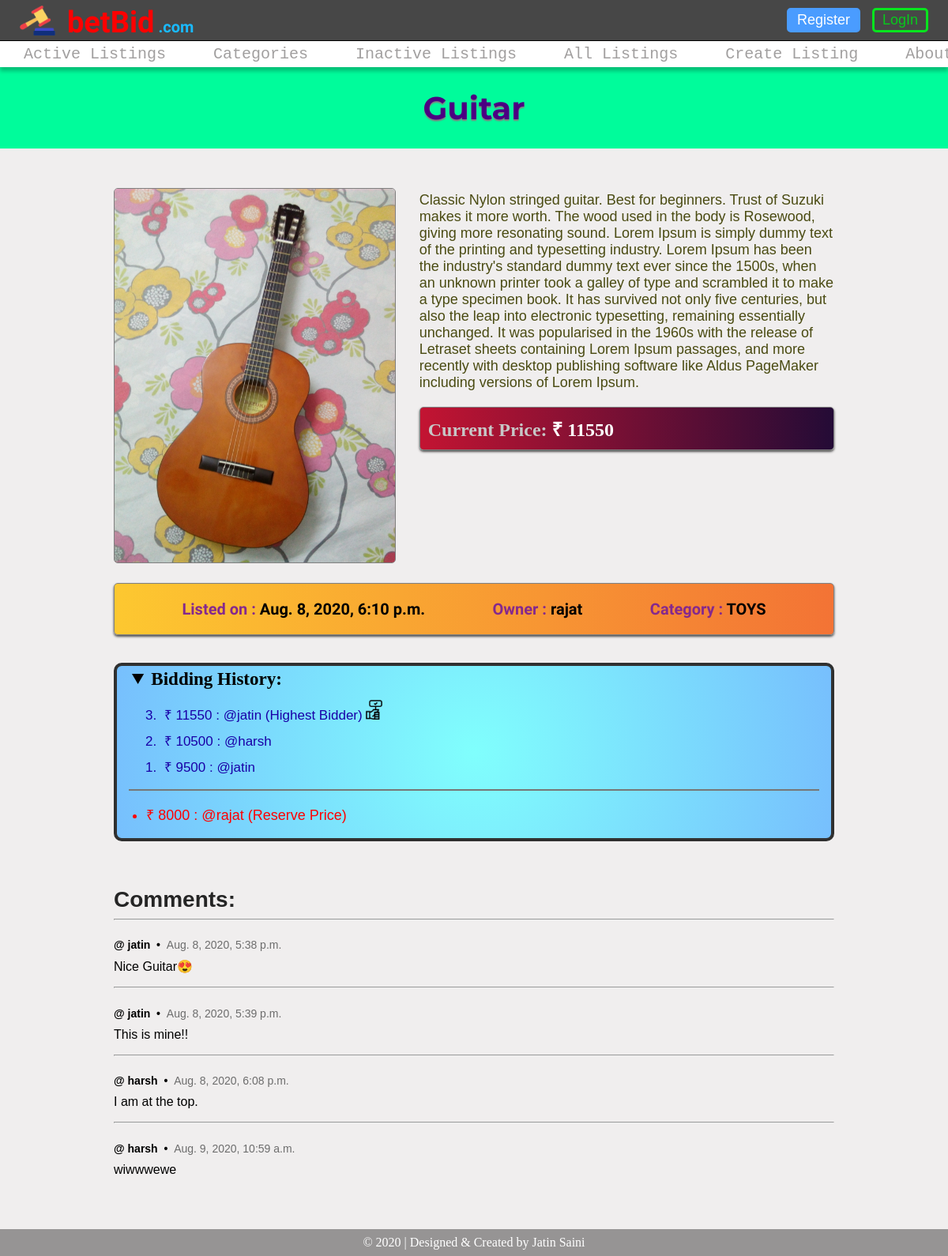
Screenshot of /item/3 with the database file from the repository.
### auctions/models.py (models this page shows, shortened)
class ListItem(models.Model):
    CATEGORIES = [
        ('Fashion', 'Fashion'),
        ('Toys', 'Toys'),
        ('Electronics', 'Electronics'),
        ('Motor Vehicles', 'Motor Vehicles'),
        ('Furniture', 'Furniture'),
        ('Property', 'Property'),
        ('NONE', 'NONE')
    ]
    active = models.BooleanField()
    title = models.CharField(max_length=50)
    description = models.TextField(max_length=1000)
    reserve_price = models.PositiveIntegerField()
    current_price = models.PositiveIntegerField()
    image = models.ImageField(blank=True, null=True, upload_to = '%Y/%m/%d/')
    category = models.CharField(max_length=50, choices=CATEGORIES, default='NONE')
    creator = models.CharField(max_length=50)
    date = models.DateTimeField(auto_now=True)

class Bid(models.Model):
    bidder = models.ForeignKey(User, on_delete=models.CASCADE, related_name="person")              #one-to-many relationship
    item = models.ForeignKey(ListItem, on_delete=models.CASCADE, related_name="item")              #one-to-many relationship
    bid = models.PositiveIntegerField()

class User(AbstractUser):
    user_watchlist = models.ManyToManyField(ListItem, blank=True, related_name="watchlist")

class Comment(models.Model):
    item = models.ForeignKey(ListItem, on_delete=models.CASCADE, related_name="listing")           #one-to-many relationship
    which_user = models.ForeignKey(User, on_delete=models.CASCADE, related_name="commenter")       #one-to-many relationship
    date = models.DateTimeField(auto_now=True)
    comment = models.TextField(max_length=500)

### auctions/views.py (the view, shortened to what this page needs)
# urls.py: path('item/<int:item_id>', views.item, name="item"),
def item(request, item_id):
    item = ListItem.objects.get(id = item_id)
    bids = item.item.all().order_by('-bid')
    comments = item.listing.all()
    watchlist_button = None
    color = None
    next_bid = None
    winner = bids.first()
    if winner:
        winner = winner.bidder.username
    if item.active:
        price_tag = "Current Price"
        style = None
    else:
        price_tag = "Sold at"
        style = "filter: blur(1px); opacity: 0.7;"
    return render(request, "auctions/item.html", {
        "item" : item,
        "button" : watchlist_button,
        "buttoncolor" : color,
        "nxt_bid" : next_bid,
        "bids" : bids,
        "price_tag" : price_tag,
        "style" : style,
        "winner" : winner,
        "comments" : comments
    })

### auctions/templates/auctions/item.html (shortened to what this page needs)
{% extends "auctions/layout.html" %}
{% load static %}
{% block body %}
<h1 class="heading">{{item.title}}</h1>
<main class="item" style="{{style}}" >
    <div class="template">
        {% if item.image %}
        <img src="{{ item.image.url }}" alt="{{item.title}}">
        {% else %}
        <img src="{% static 'auctions/images/noimage.png' %}" alt="Image not available">
        {% endif %}
        <div class="details">
            <p>{{item.description}}</p>
            <h2><span>{{price_tag}}:</span> ₹ {{item.current_price}}</h2>
        </div>
    </div>
    <div class="info">
        <h3><span>Listed on :</span> {{item.date}}</h3>
        <h5><span>Owner :</span> {{item.creator}}</h5>
        <h4><span>Category :</span> {{item.category.upper}}</h4>
    </div>
    <div class="bid">
            <div class="bid_history">
                <details open>
                    <summary>Bidding History:</summary>
                    <ol reversed>
                        {% for bid in bids %}
                        <li>₹ {{bid.bid}} : @{{bid.bidder}} {% if bid.bid == item.current_price %}(Highest Bidder) <img src="{% static 'auctions/images/highest-bid.png' %}">{% endif %}</li>
                        {% empty %}
                        <p> -- NO Bid Placed yet -- </p>
                        {% endfor %}
                    </ol>
                </details>
                <hr noshade>
                <ul>
                    <li>₹ {{item.reserve_price}} : @{{item.creator}} (Reserve Price)</li>
                </ul>
            </div>
    </div>
    <div class="comments">
        <h3>Comments:</h3>
        <div class="comment_history">
        {% for comment in comments %}
            <hr>
            <h5>@ {{comment.which_user}}&nbsp; • &nbsp;<span>{{comment.date}}</span></h5>
            <p>{{comment.comment}}</p>
        {% empty %}
            <hr>
            <p>No comment yet.</p>
        {% endfor %}
        </div>
    </div>
</main>
{% endblock %}

### auctions/static/auctions/styles.css (style rules this page uses)
* { -webkit-box-sizing: border-box; box-sizing: border-box; scroll-behavior: smooth; }
html, body { padding: 0; margin: 0; -webkit-box-sizing: border-box; box-sizing: border-box; background: #f0eeee; }
h1.heading { text-align: center; font-family: 'Montserrat', sans-serif; font-size: 40px; text-shadow: 0px 1.5px 1.5px gray; color: indigo; background-color: #00fc9b; margin: 0px; padding: 27px 0px; }
main { padding: 50px 12%; min-height: 69vh; background: #f0eeee; }
main.item { position: relative; z-index: 0; }
main.item div.template { display: -webkit-box; display: -ms-flexbox; display: flex; -webkit-box-orient: horizontal; -webkit-box-direction: normal; -ms-flex-direction: row; flex-direction: row; -ms-flex-wrap: nowrap; flex-wrap: nowrap; }
main.item div.template img { border: 1px solid gray; border-radius: 5px; height: 475px; width: auto; margin-right: 30px; margin-bottom: 10px; }
main.item div.template div.details { padding: 0px; }
main.item div.template div.details p { white-space: pre-line; font-size: 18px; font-family: sans-serif; color: #4a4b12; margin-top: 5px; }
main.item div.template div.details h2 { font-family: Georgia, 'Times New Roman', Times, serif; border: 1px solid gray; border-radius: 5px; padding: 10px; -webkit-box-shadow: 0px 2px 3px #4e4e4e; box-shadow: 0px 2px 3px #4e4e4e; background: -webkit-gradient(linear, left top, right top, from(#c31432), to(#240b36)); background: linear-gradient(to right, #c31432, #240b36); color: white; }
main.item div.template div.details h2 span { color: #c7c7c7; }
main.item div.info { display: -webkit-box; display: -ms-flexbox; display: flex; -webkit-box-orient: horizontal; -webkit-box-direction: normal; -ms-flex-direction: row; flex-direction: row; -ms-flex-wrap: wrap; flex-wrap: wrap; -webkit-box-pack: space-evenly; -ms-flex-pack: space-evenly; justify-content: space-evenly; padding: 20px 0px; margin: 15px 0px; border: 1px solid gray; border-radius: 5px; -webkit-box-shadow: 0px 2px 3px #4e4e4e; box-shadow: 0px 2px 3px #4e4e4e; background: -webkit-gradient(linear, left top, right top, from(#fdc830), to(#f37335)); background: linear-gradient(to right, #fdc830, #f37335); }
main.item div.info h3, main.item div.info h4, main.item div.info h5 { font-size: 20px; font-family: "Comfortaa"; margin: 0px; }
main.item div.info h3 span, main.item div.info h4 span, main.item div.info h5 span { color: #85298d; }
main.item div.bid { display: -webkit-box; display: -ms-flexbox; display: flex; -webkit-box-orient: horizontal; -webkit-box-direction: normal; -ms-flex-direction: row; flex-direction: row; -ms-flex-wrap: nowrap; flex-wrap: nowrap; -webkit-box-align: center; -ms-flex-align: center; align-items: center; margin-top: 35px; }
main.item div.bid div.bid_history { -webkit-box-flex: 1; -ms-flex: 1; flex: 1; border: 4px solid #303030; border-radius: 10px; background: #80fffd; background: radial-gradient(circle, #80fffd 0%, #77bffd 100%); padding: 0px 15px; }
main.item div.bid div.bid_history details summary { border: none; outline: none; padding: 4px; width: 100%; cursor: pointer; font-weight: bold; font-size: 23px; }
main.item div.bid div.bid_history details ol { padding: 4px; margin: 0px; margin-left: 36px; color: #1900a7; font-size: 17px; font-family: Arial, Helvetica, sans-serif; }
main.item div.bid div.bid_history details ol li { padding: 5px; }
main.item div.bid div.bid_history details ol img { height: 25px; }
main.item div.bid div.bid_history hr { border: none; height: 2px; background-color: #777777; }
main.item div.bid div.bid_history ul { padding-left: 22px; font-size: 18px; font-family: Arial, Helvetica, sans-serif; color: red; }
main.item div.comments { font-family: Arial, Helvetica, sans-serif; padding-top: 50px; padding-bottom: 0px; }
main.item div.comments h3 { font-size: 28px; color: #252525; margin: 8px 0px; }
main.item div.comments div.comment_history h5 { font-size: 14px; margin-bottom: 0px; }
main.item div.comments div.comment_history h5 span { color: #6d6d6d; font-weight: 200; }
main.item div.comments div.comment_history p { margin-top: 10px; }

### rows the page displays
ListItem: title "Guitar", image (picture), description "Classic Nylon stringed guitar. Best for beginners. Trust of Suzuki makes it more worth. The wood used in the body is Rosewood, giving more resonating sound. Lorem Ipsum is simply dummy text of the printing and typesetting industry. Lorem Ipsum has been the industry's standard dummy text ever since the 1500s, when an unknown printer took a galley of type and scrambled it to make a type specimen book. It has survived not only five centuries, but also the leap into electronic typesetting, remaining essentially unchanged. It was popularised in the 1960s with the release of Letraset sheets containing Lorem Ipsum passages, and more recently with desktop publishing software like Aldus PageMaker…", current_price "11550", date "Aug. 8, 2020, 6:10 p.m.", creator "rajat", category "TOYS", reserve_price "8000"
Bid: bid "11550", bidder "jatin"
Bid: bid "10500", bidder "harsh"
Bid: bid "9500", bidder "jatin"
Comment: which_user "jatin", date "Aug. 8, 2020, 5:38 p.m.", comment "Nice Guitar😍"
Comment: which_user "jatin", date "Aug. 8, 2020, 5:39 p.m.", comment "This is mine!!"
Comment: which_user "harsh", date "Aug. 8, 2020, 6:08 p.m.", comment "I am at the top."
Comment: which_user "harsh", date "Aug. 9, 2020, 10:59 a.m.", comment "wiwwwewe"

### other values shown
{{ price_tag }} "Current Price"
